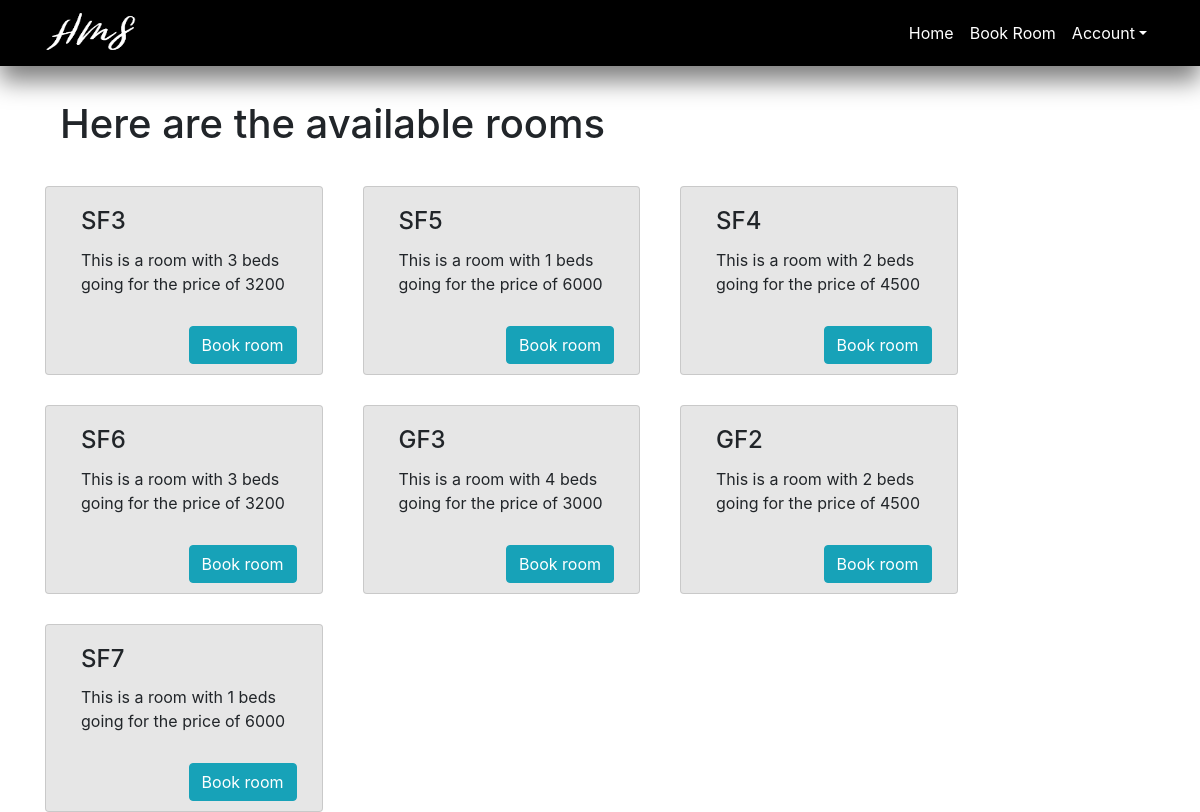
Screenshot of /student (signed in) with the database file from the repository.
### HMS/models.py (models this page shows, shortened)
class Room(db.Model):
    __tablename__ = "rooms"
    room_num = db.Column(db.String, primary_key=True)
    beds = db.Column(db.String, db.ForeignKey('beds.beds_id'))
    price = db.Column(db.Integer)
    hostel_id = db.Column(db.Integer, db.ForeignKey('hostels.hostel_id'))
    occupants = db.relationship('User', backref='room')

### HMS/routes.py (the view)
@app.route("/student")
@login_required
def student():
  user = User.query.filter_by(id = current_user.id).first()
  if user.hostel_id == None and user.room_id == None:
    return render_template('pick_a_hostel.html', hostels=tourContent, user = user)
  elif user.hostel_id != None and user.room_id == None:
    hostel = Hostel.query.filter_by(hostel_id = user.hostel_id).first()
    rooms = db.engine.execute("Select * from rooms where rooms.beds != (select count(*) from Users where users.room_id == rooms.room_num) and hostel_id == " + str(hostel.hostel_id)).fetchall()
    return render_template('book_a_room.html', rooms=rooms, user = user)
  elif user.hostel_id != None and user.room_id != None:
    ann_userId = User.query.filter_by(role = "admin", hostel_id = user.hostel_id).first()
    announcements = Announcement.query.filter_by(user_id = ann_userId.id)
    return render_template('hostel_announcements.html', announcements=announcements, user = user)

### HMS/__init__.py (called while the page is built)
@app.before_request
def make_session_permanent():
    session.permanent = True
    app.permanent_session_lifetime = timedelta(minutes=60)

### HMS/models.py (called while the page is built)
@login_manager.user_loader
def load_user(user_id):
    return User.query.get(int(user_id))

### HMS/templates/book_a_room.html
{% extends 'student_layout.html' %}
{% block content %}
     <div class="container">
        <h1>Here are the available rooms</h1>
        <div class="row">
            {% for room in rooms%}
                <div class="card col-lg-3 col-md-4 col-sm-5 col-xs-12" style="width: 18rem;background: #E6E6E6; margin-right: 40px; margin-top: 30px">
                  <div class="card-body">
                    <h4 class="card-title">{{ room[0] }}</h4>
                    <p class="card-text">This is a room with {{ room[1] }} beds going for the price of {{ room[2] }}</p>
                  </div>
                  <div class="card-action">
                    <a class="btn btn-info" style="float: right; margin: 10px" href="{{ url_for('picked_room', id = room[0])}}">Book room</a>
                  </div>
                </div>
            {% endfor %}
        </div>
    </div>
{% endblock %}

### rows the page displays
Room: room_num "SF3", beds "3", price "3200"
Room: room_num "SF5", beds "1", price "6000"
Room: room_num "SF4", beds "2", price "4500"
Room: room_num "SF6", beds "3", price "3200"
Room: room_num "GF3", beds "4", price "3000"
Room: room_num "GF2", beds "2", price "4500"
Room: room_num "SF7", beds "1", price "6000"
